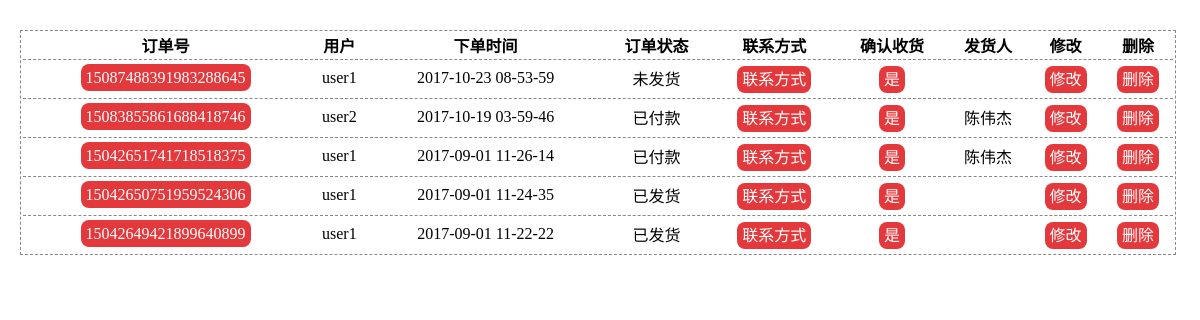
Page /admin/indent/index.php (signed in) on the committed database.
### tables this page shows
CREATE TABLE IF NOT EXISTS `indent` (
  `id` int(11) NOT NULL AUTO_INCREMENT,
  `code` varchar(50) NOT NULL,
  `time` int(11) NOT NULL,
  `status_id` int(11) NOT NULL DEFAULT '1',
  `touch_id` int(11) NOT NULL,
  `user_id` int(11) NOT NULL,
  `shop_id` int(10) UNSIGNED NOT NULL,
  `price` float UNSIGNED NOT NULL,
  `num` int(10) UNSIGNED NOT NULL,
  `confim` tinyint(1) NOT NULL DEFAULT '0',
  `consignor` varchar(10) DEFAULT NULL,
  PRIMARY KEY (`id`)
);

CREATE TABLE IF NOT EXISTS `user` (
  `id` int(11) NOT NULL AUTO_INCREMENT,
  `username` varchar(50) NOT NULL,
  `password` varchar(50) NOT NULL,
  `isadmin` tinyint(4) NOT NULL DEFAULT '0',
  `admintime` int(50) DEFAULT NULL,
  `adminname` varchar(20) DEFAULT NULL,
  `email` varchar(50) NOT NULL,
  PRIMARY KEY (`id`)
);

CREATE TABLE IF NOT EXISTS `status` (
  `id` int(11) NOT NULL AUTO_INCREMENT,
  `name` varchar(50) NOT NULL,
  PRIMARY KEY (`id`)
);

### admin/indent/index.php (the view, shortened to what this page needs)
<?php
$sql="select  indent.*,user.username,status.name from indent,user,status where indent.user_id=user.id and indent.status_id=status.id group by indent.code order by time desc";
$rst=mysql_query($sql);
$sqlUser="select  * from user where id={$_SESSION['admin_userid']}";
$rstUser=mysql_query($sqlUser);
$rowUser=mysql_fetch_assoc($rstUser);
?>
<!doctype html>
<html>
<head>
	<link rel="stylesheet" href="../public/css/index.css">
</head>
<body>
	<div class="main">
			<table>
				<tr>
					<th>订单号</th>
					<th>用户</th>
					<th>下单时间</th>
					<th>订单状态</th>
					<th>联系方式</th>
					<th>确认收货</th>
					<th>发货人</th>
					<th>修改</th>
					<th>删除</th>
				</tr>
			<?php
				while($row=mysql_fetch_assoc($rst)){
					echo "<tr>";
					echo "<td><a href='code.php?code={$row['code']}' class='button'>{$row['code']}</a></td>";
					echo "<td>{$row['username']}</td>";
					echo "<td>".date('Y-m-d H-i-s',$row['time'])."</td>";
					echo "<td>{$row['name']}</td>";
					echo "<td><a href='touch.php?touch_id={$row['touch_id']}' class='button'>联系方式</a></td>";
					if($row['confim']){
					echo "<td><a href='touch.php?touch_id={$row['touch_id']}' class='button'>是</a></td>";
					}else{
					echo "<td><a href='touch.php?touch_id={$row['touch_id']}' class='button'>否</a></td>";
					}
					echo "<td>{$row['consignor']}</td>";
					echo "<td><a href='edit.php?code={$row['code']}&status_id={$row['status_id']}' class='button'>修改</a></td>";
					if($rowUser['isadmin']==1){
						echo "<td><a href='delete.php?code={$row['code']}' class='button'>删除</a></td>";
					}else{
						echo "<td><a href='javascript:' style='background:#888;' class='button'>删除</a>";
					}
				}
			?>
			</table>
	</div>
</body>
</html>

### admin/public/css/index.css (style rules this page uses)
* { margin:0px; padding:0px; font-family: 微软雅黑; }
a { text-decoration: none; }
.main { margin-left:20px; margin-top:30px; }
.main table { text-align:center; width:98%; border:1px dashed #888; }
.main td { border-top:1px dashed #888; border-spacing:0px; padding:6px 0px; }
.button { color:#fff; text-decoration: none; background:#E4393C; border-radius: 8px; padding:5px; }

### rows in the picture
indent: code "15087488391983288645", user.username "user1", time "2017-10-23 08-53-59", status.name "未发货"
indent: code "15083855861688418746", user.username "user2", time "2017-10-19 03-59-46", status.name "已付款", consignor "陈伟杰"
indent: code "15042651741718518375", user.username "user1", time "2017-09-01 11-26-14", status.name "已付款", consignor "陈伟杰"
indent: code "15042650751959524306", user.username "user1", time "2017-09-01 11-24-35", status.name "已发货"
indent: code "15042649421899640899", user.username "user1", time "2017-09-01 11-22-22", status.name "已发货"
